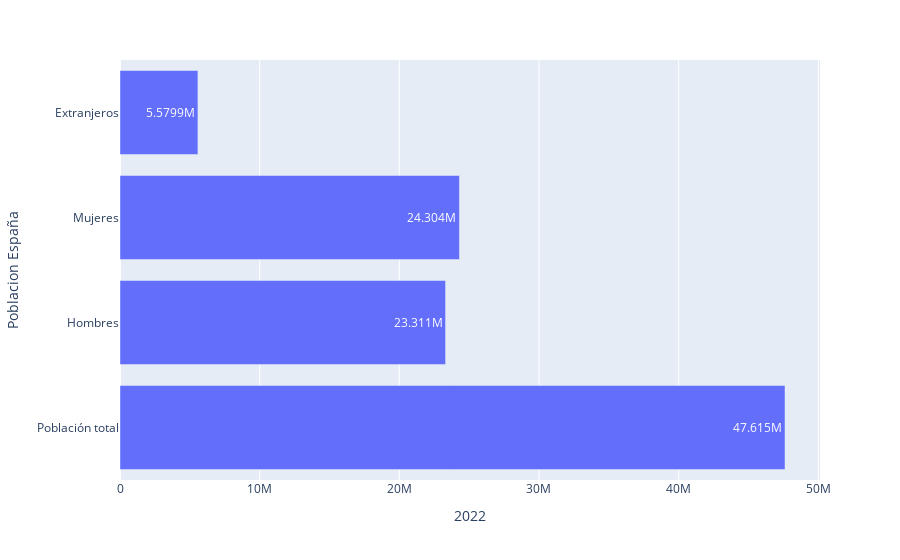

The notebook cell saved with this chart:
### Code cell
fig10 = px.bar(Poblacion_españa,x='2022',y='Poblacion España',text_auto='.5s')
fig10.show()

### Figure 1 — Plotly figure (JSON) as saved in the notebook; plotly's stock layout.template omitted (floating-point values rounded to 4 significant figures)
{"data": [{"alignmentgroup": "True", "hovertemplate": "2022=%{x}<br>Poblacion España=%{y}<extra></extra>", "legendgroup": "", "marker": {"color": "#636efa", "pattern": {"shape": ""}}, "name": "", "offsetgroup": "", "orientation": "h", "showlegend": false, "textposition": "auto", "texttemplate": "%{x:.5s}", "type": "bar", "x": [47615034, 23310627, 24304407, 5579947], "xaxis": "x", "y": ["Población total", "Hombres", "Mujeres", "Extranjeros"], "yaxis": "y"}], "layout": {"barmode": "relative", "legend": {"tracegroupgap": 0}, "margin": {"t": 60}, "xaxis": {"anchor": "y", "domain": [0, 1], "title": {"text": "2022"}}, "yaxis": {"anchor": "x", "domain": [0, 1], "title": {"text": "Poblacion España"}}}}
